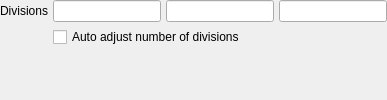
         <widget class="QWidget" name="quadric_clustering">
          <layout class="QGridLayout" name="gridLayout_30">
           <property name="margin">
            <number>0</number>
           </property>
           <property name="spacing">
            <number>5</number>
           </property>
           <item row="0" column="0">
            <widget class="QLabel" name="label_61">
             <property name="text">
              <string>Divisions</string>
             </property>
             <property name="alignment">
              <set>Qt::AlignRight|Qt::AlignTrailing|Qt::AlignVCenter</set>
             </property>
            </widget>
           </item>
           <item row="0" column="2">
            <widget class="LineEdit" name="lineedit_quadric_clustering_divisions_y"/>
           </item>
           <item row="0" column="1">
            <widget class="LineEdit" name="lineedit_quadric_clustering_divisions_x"/>
           </item>
           <item row="2" column="0">
            <spacer name="verticalSpacer_26">
             <property name="orientation">
              <enum>Qt::Vertical</enum>
             </property>
             <property name="sizeHint" stdset="0">
              <size>
               <width>20</width>
               <height>40</height>
              </size>
             </property>
            </spacer>
           </item>
           <item row="0" column="3">
            <widget class="LineEdit" name="lineedit_quadric_clustering_divisions_z"/>
           </item>
           <item row="1" column="1" colspan="3">
            <widget class="QCheckBox" name="checkbox_quadric_clustering_auto_adjust_divisions">
             <property name="text">
              <string>Auto adjust number of divisions</string>
             </property>
            </widget>
           </item>
          </layout>
         </widget>
